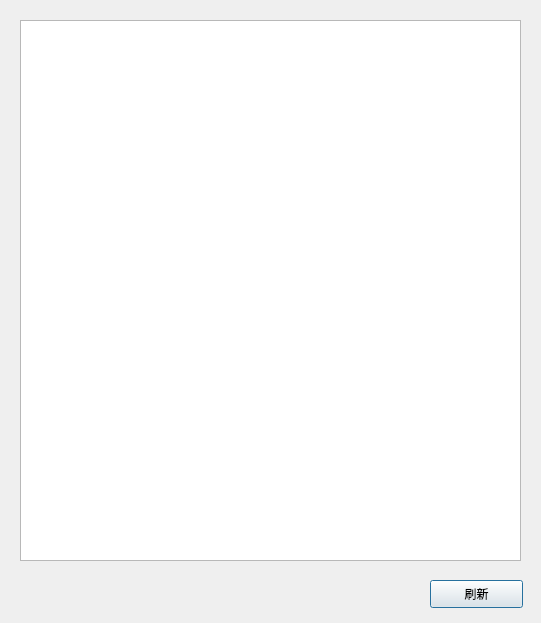
<?xml version="1.0" encoding="UTF-8"?>
<ui version="4.0">
 <class>book_preview_dlg</class>
 <widget class="QDialog" name="book_preview_dlg">
  <property name="geometry">
   <rect>
    <x>0</x>
    <y>0</y>
    <width>541</width>
    <height>623</height>
   </rect>
  </property>
  <property name="sizePolicy">
   <sizepolicy hsizetype="Fixed" vsizetype="Fixed">
    <horstretch>0</horstretch>
    <verstretch>0</verstretch>
   </sizepolicy>
  </property>
  <property name="windowTitle">
   <string>Dialog</string>
  </property>
  <widget class="QTextBrowser" name="textBrowser">
   <property name="geometry">
    <rect>
     <x>20</x>
     <y>20</y>
     <width>501</width>
     <height>541</height>
    </rect>
   </property>
  </widget>
  <widget class="QPushButton" name="pushButton">
   <property name="geometry">
    <rect>
     <x>430</x>
     <y>580</y>
     <width>93</width>
     <height>28</height>
    </rect>
   </property>
   <property name="text">
    <string>刷新</string>
   </property>
  </widget>
 </widget>
 <resources/>
 <connections/>
</ui>
